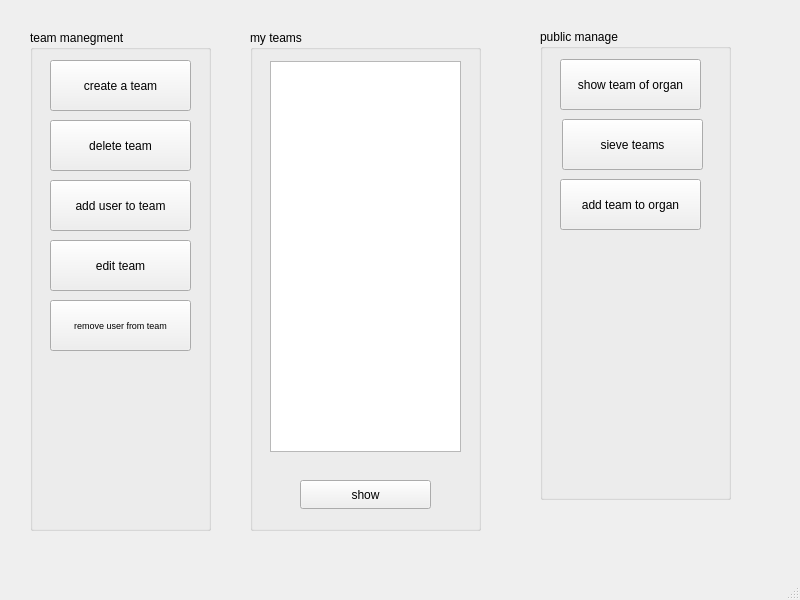
<?xml version="1.0" encoding="UTF-8"?>
<ui version="4.0">
 <class>team_management</class>
 <widget class="QMainWindow" name="team_management">
  <property name="geometry">
   <rect>
    <x>0</x>
    <y>0</y>
    <width>800</width>
    <height>600</height>
   </rect>
  </property>
  <property name="windowTitle">
   <string>MainWindow</string>
  </property>
  <widget class="QWidget" name="ss">
   <widget class="QGroupBox" name="my_teams_group">
    <property name="geometry">
     <rect>
      <x>250</x>
      <y>30</y>
      <width>231</width>
      <height>501</height>
     </rect>
    </property>
    <property name="title">
     <string>my teams</string>
    </property>
    <widget class="QPushButton" name="show_my_teams_btn">
     <property name="geometry">
      <rect>
       <x>50</x>
       <y>450</y>
       <width>131</width>
       <height>29</height>
      </rect>
     </property>
     <property name="text">
      <string>show</string>
     </property>
    </widget>
    <widget class="QListWidget" name="listWidget">
     <property name="geometry">
      <rect>
       <x>20</x>
       <y>31</y>
       <width>191</width>
       <height>391</height>
      </rect>
     </property>
    </widget>
   </widget>
   <widget class="QGroupBox" name="team_management_group">
    <property name="geometry">
     <rect>
      <x>30</x>
      <y>30</y>
      <width>181</width>
      <height>501</height>
     </rect>
    </property>
    <property name="title">
     <string>team manegment</string>
    </property>
    <widget class="QPushButton" name="create_team_btn">
     <property name="geometry">
      <rect>
       <x>20</x>
       <y>30</y>
       <width>141</width>
       <height>51</height>
      </rect>
     </property>
     <property name="text">
      <string>create a team</string>
     </property>
    </widget>
    <widget class="QPushButton" name="edit_team_btn">
     <property name="geometry">
      <rect>
       <x>20</x>
       <y>210</y>
       <width>141</width>
       <height>51</height>
      </rect>
     </property>
     <property name="text">
      <string>edit team</string>
     </property>
    </widget>
    <widget class="QPushButton" name="add_user_to_team_btn">
     <property name="geometry">
      <rect>
       <x>20</x>
       <y>150</y>
       <width>141</width>
       <height>51</height>
      </rect>
     </property>
     <property name="text">
      <string>add user to team</string>
     </property>
    </widget>
    <widget class="QPushButton" name="delete_team_btn">
     <property name="geometry">
      <rect>
       <x>20</x>
       <y>90</y>
       <width>141</width>
       <height>51</height>
      </rect>
     </property>
     <property name="text">
      <string>delete team</string>
     </property>
    </widget>
    <widget class="QPushButton" name="remove_user_from_organ_btn">
     <property name="geometry">
      <rect>
       <x>20</x>
       <y>270</y>
       <width>141</width>
       <height>51</height>
      </rect>
     </property>
     <property name="font">
      <font>
       <pointsize>7</pointsize>
      </font>
     </property>
     <property name="text">
      <string>remove user from team</string>
     </property>
    </widget>
   </widget>
   <widget class="QGroupBox" name="team_management_group_2">
    <property name="geometry">
     <rect>
      <x>540</x>
      <y>29</y>
      <width>191</width>
      <height>471</height>
     </rect>
    </property>
    <property name="title">
     <string>public manage</string>
    </property>
    <widget class="QPushButton" name="teams_oforgan_btn">
     <property name="geometry">
      <rect>
       <x>20</x>
       <y>30</y>
       <width>141</width>
       <height>51</height>
      </rect>
     </property>
     <property name="text">
      <string>show team of organ</string>
     </property>
    </widget>
    <widget class="QPushButton" name="sieve_teams_btn">
     <property name="geometry">
      <rect>
       <x>22</x>
       <y>90</y>
       <width>141</width>
       <height>51</height>
      </rect>
     </property>
     <property name="text">
      <string>sieve teams</string>
     </property>
    </widget>
    <widget class="QPushButton" name="add_user_to_organ_btn">
     <property name="geometry">
      <rect>
       <x>20</x>
       <y>150</y>
       <width>141</width>
       <height>51</height>
      </rect>
     </property>
     <property name="text">
      <string>add team to organ</string>
     </property>
    </widget>
   </widget>
  </widget>
  <widget class="QMenuBar" name="menubar">
   <property name="geometry">
    <rect>
     <x>0</x>
     <y>0</y>
     <width>800</width>
     <height>26</height>
    </rect>
   </property>
  </widget>
  <widget class="QStatusBar" name="statusbar"/>
 </widget>
 <resources/>
 <connections/>
</ui>
